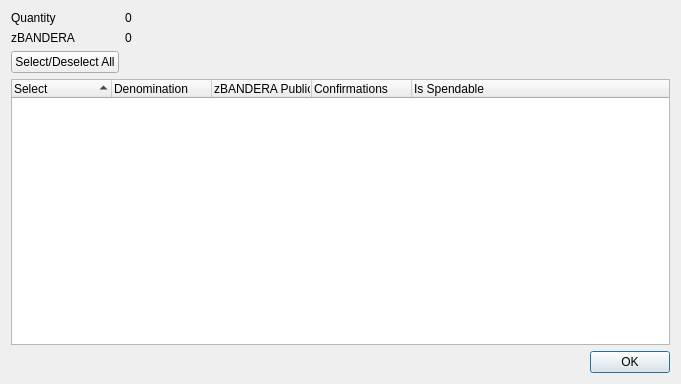
<?xml version="1.0" encoding="UTF-8"?>
<ui version="4.0">
 <class>ZBanderaControlDialog</class>
 <widget class="QDialog" name="ZBanderaControlDialog">
  <property name="geometry">
   <rect>
    <x>0</x>
    <y>0</y>
    <width>681</width>
    <height>384</height>
   </rect>
  </property>
  <property name="minimumSize">
   <size>
    <width>681</width>
    <height>384</height>
   </size>
  </property>
  <property name="windowTitle">
   <string>Select zBANDERA to Spend</string>
  </property>
  <layout class="QGridLayout" name="gridLayout">
   <item row="0" column="0">
    <layout class="QFormLayout" name="formLayout">
     <property name="sizeConstraint">
      <enum>QLayout::SetDefaultConstraint</enum>
     </property>
     <item row="0" column="0">
      <widget class="QLabel" name="labelQuantity">
       <property name="text">
        <string>Quantity</string>
       </property>
      </widget>
     </item>
     <item row="0" column="1">
      <widget class="QLabel" name="labelQuantity_int">
       <property name="text">
        <string>0</string>
       </property>
      </widget>
     </item>
     <item row="1" column="0">
      <widget class="QLabel" name="labelZBandera">
       <property name="text">
        <string>zBANDERA</string>
       </property>
      </widget>
     </item>
     <item row="1" column="1">
      <widget class="QLabel" name="labelZBandera_int">
       <property name="text">
        <string>0</string>
       </property>
      </widget>
     </item>
     <item row="2" column="0">
      <widget class="QPushButton" name="pushButtonAll">
       <property name="text">
        <string>Select/Deselect All</string>
       </property>
      </widget>
     </item>
    </layout>
   </item>
   <item row="1" column="0">
    <layout class="QVBoxLayout" name="verticalLayout">
     <item>
      <widget class="QTreeWidget" name="treeWidget">
       <property name="minimumSize">
        <size>
         <width>0</width>
         <height>250</height>
        </size>
       </property>
       <property name="alternatingRowColors">
        <bool>true</bool>
       </property>
       <property name="sortingEnabled">
        <bool>true</bool>
       </property>
       <property name="columnCount">
        <number>5</number>
       </property>
       <attribute name="headerDefaultSectionSize">
        <number>100</number>
       </attribute>
       <column>
        <property name="text">
         <string notr="true">Select</string>
        </property>
       </column>
       <column>
        <property name="text">
         <string notr="true">Denomination</string>
        </property>
       </column>
       <column>
        <property name="text">
         <string notr="true">zBANDERA Public ID</string>
        </property>
       </column>
       <column>
        <property name="text">
         <string notr="true">Confirmations</string>
        </property>
       </column>
       <column>
        <property name="text">
         <string>Is Spendable</string>
        </property>
       </column>
      </widget>
     </item>
     <item>
      <widget class="QDialogButtonBox" name="buttonBox">
       <property name="orientation">
        <enum>Qt::Horizontal</enum>
       </property>
       <property name="standardButtons">
        <set>QDialogButtonBox::Ok</set>
       </property>
      </widget>
     </item>
    </layout>
   </item>
  </layout>
 </widget>
 <resources/>
 <connections>
  <connection>
   <sender>buttonBox</sender>
   <signal>accepted()</signal>
   <receiver>ZBanderaControlDialog</receiver>
   <slot>accept()</slot>
   <hints>
    <hint type="sourcelabel">
     <x>248</x>
     <y>254</y>
    </hint>
    <hint type="destinationlabel">
     <x>157</x>
     <y>274</y>
    </hint>
   </hints>
  </connection>
  <connection>
   <sender>buttonBox</sender>
   <signal>rejected()</signal>
   <receiver>ZBanderaControlDialog</receiver>
   <slot>reject()</slot>
   <hints>
    <hint type="sourcelabel">
     <x>316</x>
     <y>260</y>
    </hint>
    <hint type="destinationlabel">
     <x>286</x>
     <y>274</y>
    </hint>
   </hints>
  </connection>
 </connections>
</ui>
